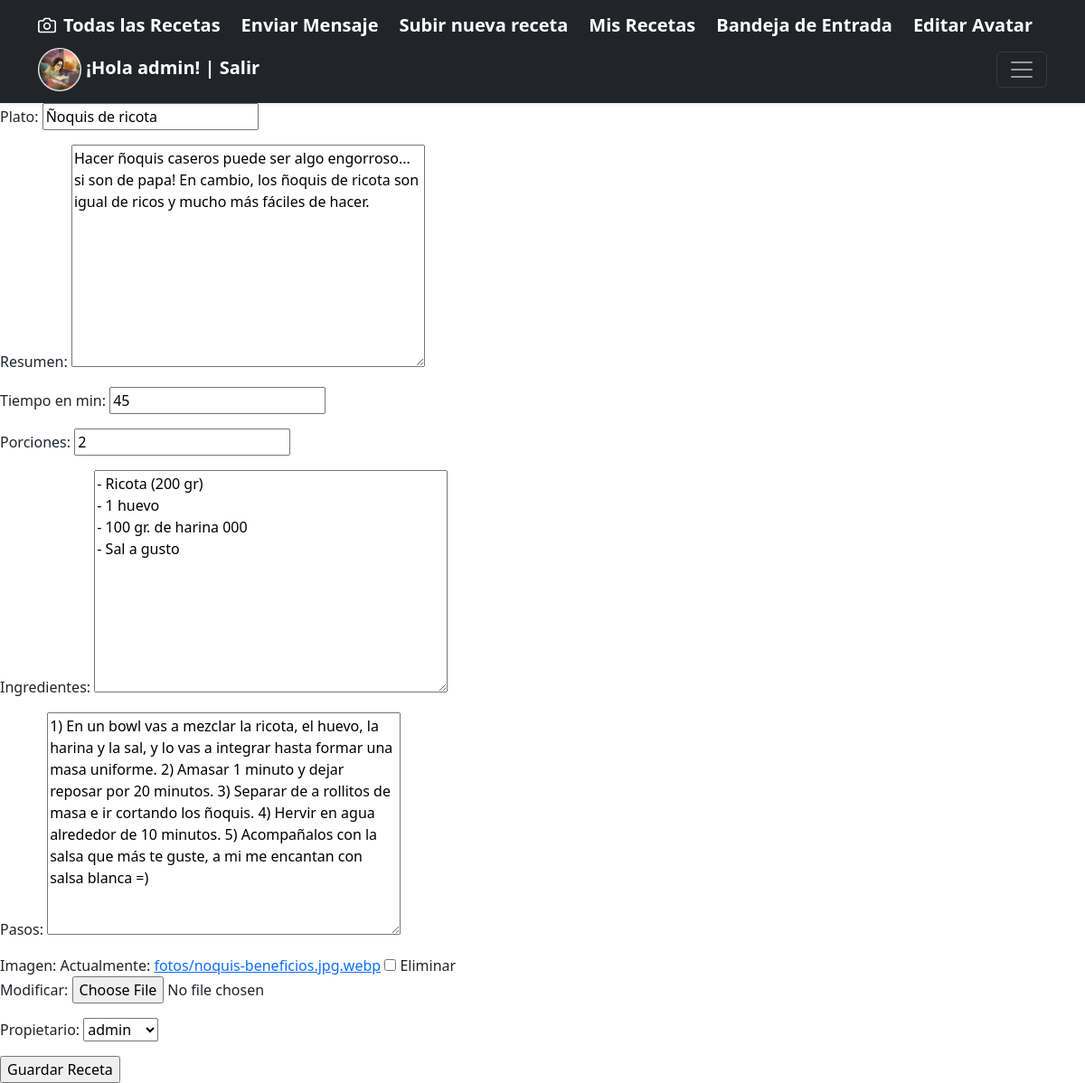
/receta/3/update (signed in), run on the app's committed database.
### Recetario/models.py (models this page shows, shortened)
class Profile(models.Model):
    user = models.OneToOneField(User, on_delete=models.CASCADE, related_name="profile")
    avatar = models.ImageField(upload_to="avatares", null=True, blank=True)
    @property
    def avatar_url(self):
        return self.avatar.url if self.avatar else ''

class Receta(models.Model):
    plato = models.CharField(max_length=100)
    resumen = models.TextField(max_length=1000)
    tiempo_en_min = models.IntegerField()
    porciones = models.IntegerField()
    ingredientes = models.TextField()
    pasos = models.TextField()
    fecha_de_carga = models.DateTimeField(auto_now_add=True)
    imagen = models.ImageField(upload_to="fotos", null=True, blank=True)
    propietario = models.ForeignKey(to=User, on_delete=models.CASCADE , related_name="propietario")

### Recetario/views.py (the view)
# urls.py: path('receta/<pk>/update', RecetaUpdate.as_view(), name="receta-update"),
class RecetaUpdate(LoginRequiredMixin, UserPassesTestMixin, UpdateView):
    model = Receta
    success_url = reverse_lazy("receta-list")
    fields = '__all__'
    def test_func(self):
        user_id = self.request.user.id
        receta_id =  self.kwargs.get("pk")
        return Receta.objects.filter(propietario=user_id, id=receta_id).exists()

### Recetario/templates/Recetario/receta_form.html (shortened to what this page needs)
{% extends "Recetario/base.html" %}
{% load static %}
{% block main %}
    <form method="post" enctype="multipart/form-data">
        {{form.as_p}}
        <input type="submit" value="Guardar Receta">
    </form>
{% endblock %}

### Recetario/templates/Recetario/base.html (shortened to what this page needs)
<!DOCTYPE html>
<html lang="en">
  <head><meta http-equiv="Content-Type" content="text/html; charset=UTF-8">
    {%load static %}
<link href="{% static 'Recetario/css/bootstrap.min.css' %}" rel="stylesheet">
  </head>
  <body>
<header>
  <div class="navbar navbar-dark bg-dark shadow-sm">
    <div class="container">
      <a href="{% url 'receta-list' %}" class="navbar-brand d-flex align-items-center">
        <strong>Todas las Recetas</strong>
      </a>
      <a  href="{% url 'mensaje-create' %}" class="navbar-brand d-flex align-items-center">
        <strong>Enviar Mensaje</strong>
      </a>
      {%if  user.is_authenticated %}
        <a href="{% url 'receta-create' %}" class="navbar-brand d-flex align-items-center">
          <strong>Subir nueva receta</strong>
        </a>
        <a href="{% url 'receta-mine' %}" class="navbar-brand d-flex align-items-center">
          <strong>Mis Recetas</strong>
        </a>
        <a href="{% url 'mensaje-list' %}" class="navbar-brand d-flex align-items-center">
          <strong>Bandeja de Entrada</strong>
        </a>
        {% if user.profile %}
          <a  href="{% url 'profile-update' user.profile.id %}" class="navbar-brand d-flex align-items-center">
            <strong>Editar Avatar</strong>
          </a>
        {% else %}
        <a  href="{% url 'profile-create' %}" class="navbar-brand d-flex align-items-center">
          <strong>Crear Avatar</strong>
        </a>
        {% endif %}
        {%if user.profile.avatar_url %}
        <a href="{% url 'logout' %}" class="navbar-brand d-flex align-items-center">
          <strong> <img src="{{user.profile.avatar_url}}" height="100%" width="48px" style="border-radius: 50%;"> ¡Hola {{user.username}}! | Salir</strong>
        </a>
        {% else %}
        <a href="{% url 'logout' %}" class="navbar-brand d-flex align-items-center">
          <strong>¡Hola {{user.username}}! | Salir</strong>
        </a>
      {% endif %}
        {% endif %}
      <button class="navbar-toggler" type="button" data-bs-toggle="collapse" data-bs-target="#navbarHeader" aria-controls="navbarHeader" aria-expanded="false" aria-label="Toggle navigation">
        <span class="navbar-toggler-icon"></span>
      </button>
    </div>
  </div>
</header>
{% block main %}
{% endblock %}
</body></html>

### data on the page
Receta: plato "Ñoquis de ricota", resumen "Hacer ñoquis caseros puede ser algo engorroso... si son de papa! En cambio, los ñoquis de ricota son igual de ricos y mucho más fáciles de hacer.", tiempo_en_min "45", porciones "2", ingredientes "- Ricota (200 gr) - 1 huevo - 100 gr. de harina 000 - Sal a gusto", pasos "1) En un bowl vas a mezclar la ricota, el huevo, la harina y la sal, y lo vas a integrar hasta formar una masa uniforme. 2) Amasar 1 minuto y dejar reposar por 20 minutos. 3) Separar de a rollitos de masa e ir cortando los ñoquis. 4) Hervir en agua alrededor de 10 minutos. 5) Acompañalos con la salsa que más te guste, a mi me encantan con salsa blanca =)", propietario "admin"

### other printed values
{{ user.username }} "admin"
